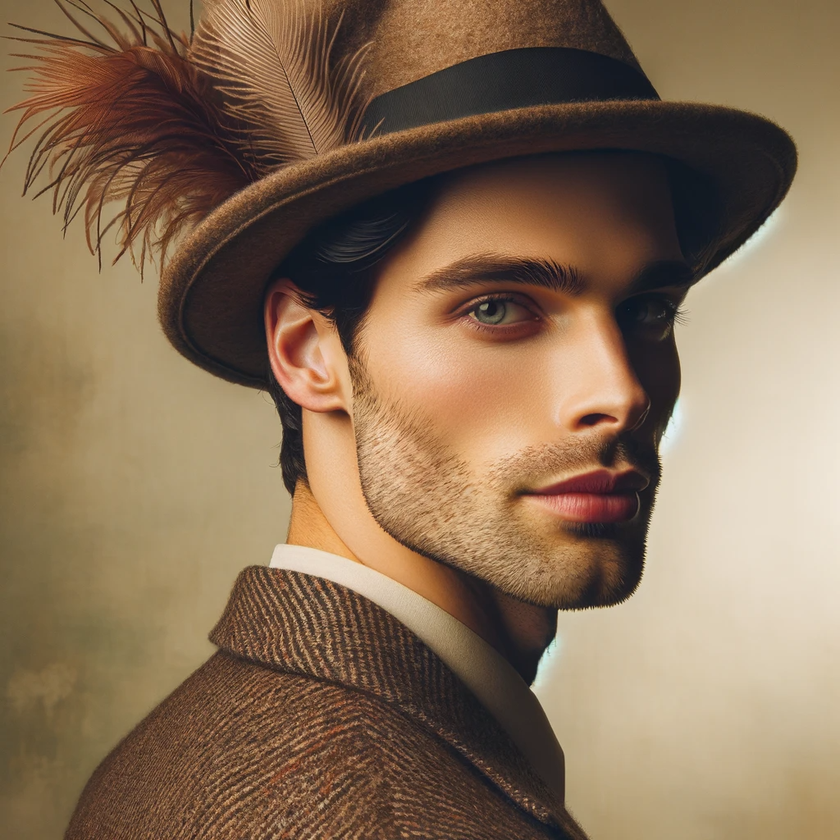
#> input picture img/like_lenna.png, 840 x 840 px, shrunk from 1024 x 1024 before the run
$ python histo_normalize.py
#> lines starting #> are read from the running program, lines starting #| are printed output that depends on the picture
import cv2
import numpy as np
import matplotlib.pylab as plt

# 이미지 그레이 스케일로 읽기
img = cv2.imread('../img/like_lenna.png', cv2.IMREAD_GRAYSCALE)
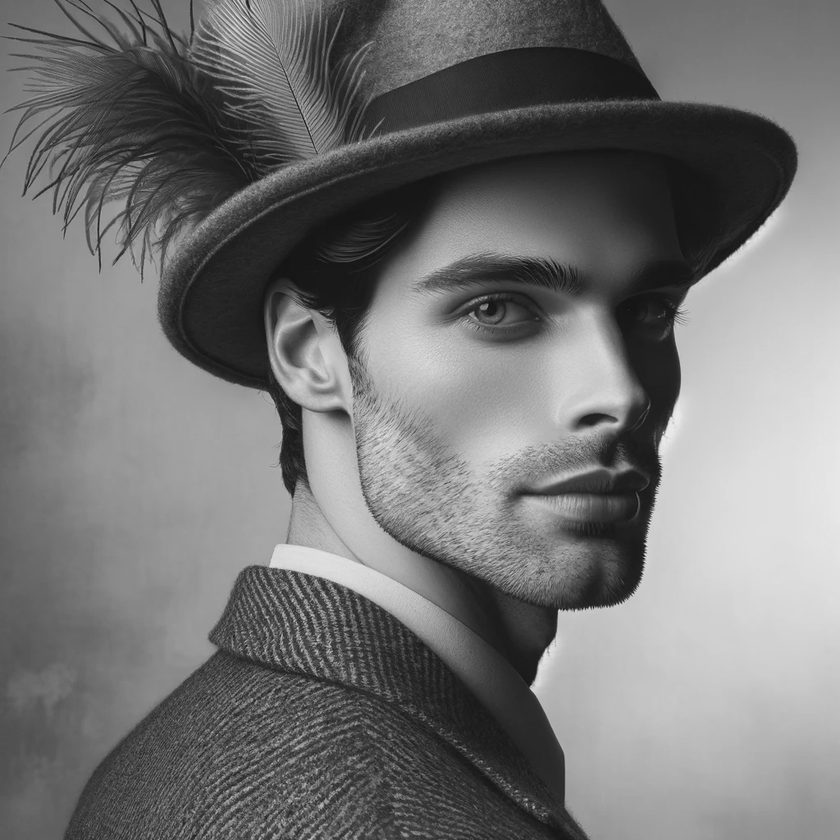
#> img: shape (840, 840); min 12, max 235, mean 116.2

# 직접 연산한 정규화
img_f = img.astype(np.float32)
img_norm = ((img_f - img_f.min()) * (255) / (img_f.max() - img_f.min()))
img_norm = img_norm.astype(np.uint8)

# OpenCV API를 이용한 정규화
img_norm2 = cv2.normalize(img, None, 0, 255, cv2.NORM_MINMAX)

# 히스토그램 계산
hist = cv2.calcHist([img], [0], None, [256], [0, 255])
#> hist = 256 values, max 8760 at index 32, min 0 at index 0, mean 2756.2
hist_norm = cv2.calcHist([img_norm], [0], None, [256], [0, 255])
#> hist_norm = 256 values, max 8760 at index 22, min 0 at index 7, mean 2756.2
hist_norm2 = cv2.calcHist([img_norm2], [0], None, [256], [0, 255])
#> hist_norm2 = 256 values, max 8760 at index 23, min 0 at index 4, mean 2756.2

cv2.imshow('Before', img)
cv2.imshow('Manual', img_norm)
cv2.imshow('cv2.normalize()', img_norm2)

hists = {'Before' : hist, 'Manual':hist_norm, 'cv2.normalize()':hist_norm2}
for i, (k, v) in enumerate(hists.items()):
    plt.subplot(1,3,i+1)
    plt.title(k)
    plt.plot(v)
#> this loop made 3 passes
#> k on passes 1 to 3: 'Before', 'Manual', 'cv2.normalize()'
plt.show()
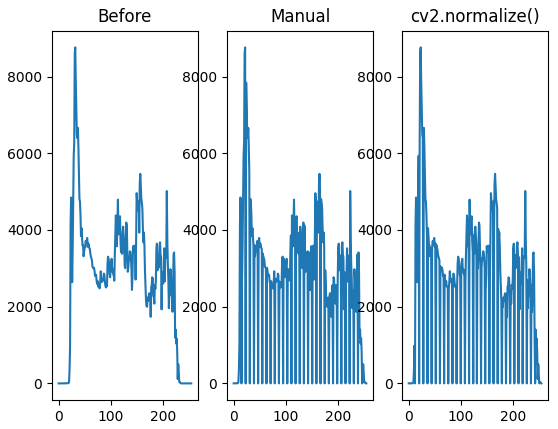
#> figure drawn by matplotlib, 3 panels; panel 1: curve peaks at x = 32, y = 8760; panel 2: curve peaks at x = 22, y = 8760; panel 3: curve peaks at x = 23, y = 8760

$ run again, with img/man_chromakey.jpg saved as img/like_lenna.png
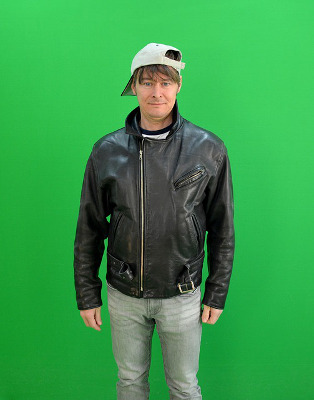
#> input picture img/man_chromakey.jpg, 314 x 400 px
#> `img = cv2.imread('../img/like_lenna.png', cv2.IMREAD_GRAYSCALE)`:
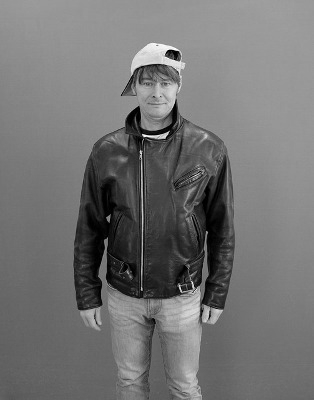
#> img: shape (400, 314); min 0, max 254, mean 114.9
#> hist = 256 values, max 3240 at index 148, min 0 at index 251, mean 490.6
#> hist_norm has the same summary as hist
#> hist_norm2 = 256 values, max 3240 at index 149, min 0 at index 127, mean 490.6
#> the loop `for i, (k, v) in enumerate(hists.items()):` made 3 passes
#> k on passes 1 to 3: 'Before', 'Manual', 'cv2.normalize()'
#> `plt.show()`:
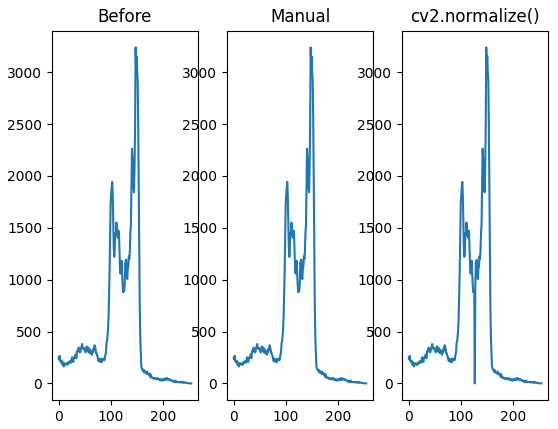
#> figure drawn by matplotlib, 3 panels; panel 1: curve peaks at x = 148, y = 3240; panel 2: curve peaks at x = 148, y = 3240; panel 3: curve peaks at x = 149, y = 3240
